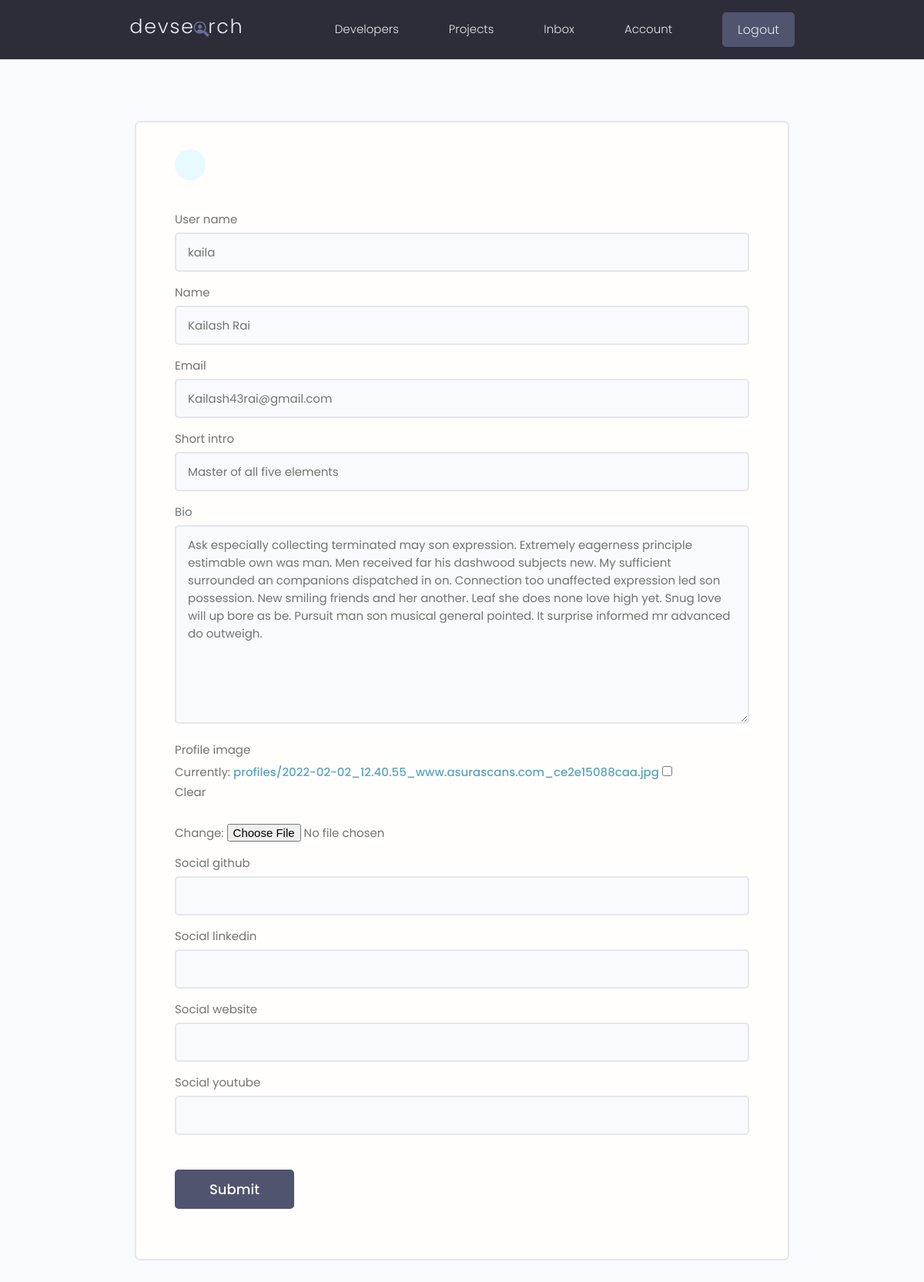
Screenshot of /update-account/ (signed in) with the database file from the repository.
### users/models.py (models this page shows, shortened)
class Profile(models.Model):
    user=models.OneToOneField(User,on_delete=models.CASCADE,null=True,blank=True)
    name=models.CharField(max_length=200,blank=True,null=True)
    user_name=models.CharField(max_length=200,blank=True,null=True)
    location=models.CharField(max_length=200,blank=True,null=True)
    email=models.EmailField(max_length=500,blank=True,null=True)
    short_intro=models.CharField(max_length=200,blank=True,null=True)
    bio=models.TextField(blank=True,null=True)
    profile_image=models.ImageField(blank=True,null=True,upload_to='profiles/',default='profiles/user-default.png')
    social_github=models.CharField(max_length=200,blank=True,null=True)
    social_twitter=models.CharField(max_length=200,blank=True,null=True)
    social_linkedin=models.CharField(max_length=200,blank=True,null=True)
    social_youtube=models.CharField(max_length=200,blank=True,null=True)
    social_website=models.CharField(max_length=200,blank=True,null=True)
    created=models.DateTimeField(auto_now_add=True)
    id=models.UUIDField(default=uuid.uuid4,unique=True,primary_key=True,editable=False)

### users/views.py (the view)
# urls.py: path('update-account/',views.editAccount,name='edit_account'),
@login_required(login_url='login')
def editAccount(request):
    profile=request.user.profile
    form=ProfileForm(instance=profile)
    if request.method=="POST":
        form=ProfileForm(request.POST,request.FILES,instance=profile)
        if form.is_valid():
            form.save()
            return redirect('user_account')
    context={'form':form}
    return render(request,'users/profile_form.html',context)

### users/forms.py
class ProfileForm(ModelForm):
    class Meta:
        model=Profile
        fields=['user_name','name','email','short_intro','bio',
        'profile_image','social_github','social_linkedin','social_website','social_youtube']
    def __init__(self,*args,**kwargs):
        super(ProfileForm,self).__init__(*args,**kwargs)
        for name,field in self.fields.items():
            field.widget.attrs.update({'class':'input'})

### users/templates/users/profile_form.html (shortened to what this page needs)
{% extends 'main.html' %}
{% block content %}
    <main class="formPage my-xl">
        <div class="content-box">
            <div class="formWrapper">
                <a class="backButton" href="{% url 'user_account' %}"></a>
                <br>
                <form method="POST" action="{% url 'edit_account' %}" enctype="multipart/form-data">
                    {% for field in form %}
                    <div class="form__field">
                        <label for="formInput#text">{{field.label}}</label>
                        {{field}}
                    </div>
                   {% endfor %}
                    <input class="btn btn--sub btn--lg  my-md" type="submit" value="Submit" />
                </form>
            </div>
        </div>
    </main>
{% endblock content %}

### static/styles/app.css (style rules this page uses)
:root { --color-sub: #2d2d39; }
.btn--sub { background-color: var(--color-sub-light); }
.content-box { width: 95%; max-width: 85rem; margin: 0 auto; }
.backButton { background: var(--color-main-light); color: var(--color-main); width: 4rem; height: 4rem; display: flex; align-items: center; justify-content: center; border-radius: 50%; }
.formPage .formWrapper { list-style: none; background: var(--color-white); padding: 3.5rem 5rem; border: 2px solid var(--color-light); border-radius: 0.7rem; }

### static/uikit/styles/modules/_variables.css (style rules this page uses)
:root { --color-main: #5aa5b9; --color-main-light: #e6faff; --color-sub: #3f4156; --color-sub-light: #51546e; --color-sub-lighter: #ededfd; --color-text: #737373; --color-gray: #8b8b8b; --color-light: #e5e7eb; --color-light-gray: #767676; --color-bg: #f8fafd; --color-white: #fffefd; --color-white-light: #f3f3f3; --color-success: #359e64; --color-success-bg: #def8e8; --color-error: #fc4b0b; --color-error-bg: #fff2ee; --font-base: 'Poppins', arial, helvetica, 'Segoe UI', roboto, ubuntu, sans-serif; --font-monospace: 'Fira Code', 'Courier New', courier, monospace; --font-regular: 300; --font-medium: 500; --font-bold: 700; --generic-shadow: 1px 1px 5px #00000010; --generic-transition: all 0.3s ease-in-out; }

### static/uikit/styles/modules/_base.css (style rules this page uses)
* { margin: 0; padding: 0; box-sizing: border-box; text-rendering: optimizeLegibility; color: inherit; font-size: inherit; }
html { font-size: 50%; }
@media only screen and (min-width: 480px) { html { font-size: 56.25%; } }
@media only screen and (min-width: 1200px) { html { font-size: 62.5%; } }
body { line-height: 1.6; font-weight: 400; font-size: 1.5rem; color: var(--color-text); background-color: var(--color-bg); min-height: 100vh; }

### static/uikit/styles/modules/_typography.css (style rules this page uses)
* { font-family: var(--font-base); }
a { padding-bottom: 2px; text-decoration: none; display: inline-block; color: var(--color-main); font-weight: var(--font-medium); }

### static/uikit/styles/modules/_utilities.css (style rules this page uses)
.my-md { margin: 3rem auto; }
.my-xl { margin: 8rem auto; }

### static/uikit/styles/modules/_button.css (style rules this page uses)
.btn { display: inline-block; position: relative; cursor: pointer; background-color: var(--color-light); font-weight: var(--font-medium); color: var(--color-sub); text-decoration: none; padding: 1rem 2rem; border-radius: 0.5rem; border: none; width: -webkit-fit-content; width: -moz-fit-content; width: fit-content; height: -webkit-fit-content; height: -moz-fit-content; height: fit-content; font-size: 1.6rem; outline-width: 0; outline-color: transparent; -webkit-backface-visibility: hidden; backface-visibility: hidden; transition: all 0.3s ease-in-out; }
.btn--sub { background-color: var(--color-sub); color: var(--color-white); }
.btn--lg { font-size: 1.8rem; padding: 1.2rem 4.5rem; }

### static/uikit/styles/modules/_form.css (style rules this page uses)
.form__field { margin-top: 1.5rem; margin-bottom: 1.5rem; }
.form__label, .form__field > label { display: block; margin-bottom: 0.5rem; color: var(--color-text); }
input.input[type='text'], input.input[type='email'], input.input[type='password'], input.input[type='number'], textarea.input { min-width: 24rem; width: 100%; padding: 1.2rem 1.5rem; border-radius: 0.5rem; border: 2px solid var(--color-light); transition: all 0.3s ease-in-out; background-color: var(--color-bg); }

### rows the page displays
Profile: form "kaila" "Kailash Rai" "Kailash43rai@gmail.com" "Master of all five elements" "Ask especially collecting terminated may son expression. Extremely eagerness principle estimable own was man. Men received far his dashwood subjects new. My sufficient surrounded an companions dispatched in on. Connection too unaffected expression led son possession. New smiling friends and her another. Leaf she does none love high yet. Snug love will up bore as be. Pursuit man son musical general pointed. It surprise informed mr advanced do outweigh."

### other values shown
{{ field.label }} "User name" "Name" "Email" "Short intro" "Bio" "Profile image" "Social github" "Social linkedin" "Social website" "Social youtube"
